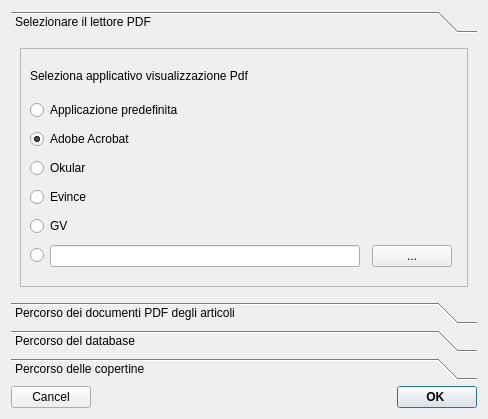
<?xml version="1.0" encoding="UTF-8"?>
<ui version="4.0">
 <class>Configura</class>
 <widget class="QDialog" name="Configura">
  <property name="geometry">
   <rect>
    <x>0</x>
    <y>0</y>
    <width>488</width>
    <height>419</height>
   </rect>
  </property>
  <property name="windowTitle">
   <string>Configurazione</string>
  </property>
  <property name="windowIcon">
   <iconset resource="icons.qrc">
    <normaloff>:/icons/icons/24x24/apps/lescienze500.png</normaloff>:/icons/icons/24x24/apps/lescienze500.png</iconset>
  </property>
  <property name="locale">
   <locale language="C" country="AnyCountry"/>
  </property>
  <layout class="QGridLayout" name="gridLayout">
   <item row="2" column="0" colspan="3">
    <widget class="QToolBox" name="toolBox">
     <property name="frameShape">
      <enum>QFrame::NoFrame</enum>
     </property>
     <property name="frameShadow">
      <enum>QFrame::Sunken</enum>
     </property>
     <property name="lineWidth">
      <number>2</number>
     </property>
     <property name="midLineWidth">
      <number>1</number>
     </property>
     <property name="currentIndex">
      <number>0</number>
     </property>
     <widget class="QWidget" name="lettore_pdf">
      <property name="geometry">
       <rect>
        <x>0</x>
        <y>0</y>
        <width>470</width>
        <height>261</height>
       </rect>
      </property>
      <attribute name="icon">
       <iconset resource="crystal.qrc">
        <normaloff>:/icons/crystal/1rightarrow-256.png</normaloff>:/icons/crystal/1rightarrow-256.png</iconset>
      </attribute>
      <attribute name="label">
       <string>Selezionare il lettore PDF</string>
      </attribute>
      <layout class="QVBoxLayout" name="verticalLayout">
       <item>
        <widget class="QFrame" name="frame">
         <property name="enabled">
          <bool>true</bool>
         </property>
         <property name="frameShape">
          <enum>QFrame::StyledPanel</enum>
         </property>
         <property name="frameShadow">
          <enum>QFrame::Raised</enum>
         </property>
         <layout class="QGridLayout" name="gridLayout_5">
          <item row="0" column="0" colspan="4">
           <widget class="QLabel" name="label">
            <property name="maximumSize">
             <size>
              <width>16777215</width>
              <height>30</height>
             </size>
            </property>
            <property name="text">
             <string>Seleziona applicativo visualizzazione Pdf</string>
            </property>
           </widget>
          </item>
          <item row="2" column="0" colspan="2">
           <widget class="QRadioButton" name="SelectAdobeAcrobat">
            <property name="text">
             <string>Adobe Acrobat</string>
            </property>
            <property name="checked">
             <bool>true</bool>
            </property>
           </widget>
          </item>
          <item row="3" column="0" colspan="2">
           <widget class="QRadioButton" name="SelectOkular">
            <property name="text">
             <string>Okular</string>
            </property>
           </widget>
          </item>
          <item row="4" column="0" colspan="2">
           <widget class="QRadioButton" name="SelectEvice">
            <property name="text">
             <string>Evince</string>
            </property>
           </widget>
          </item>
          <item row="5" column="0" colspan="2">
           <widget class="QRadioButton" name="SelectGV">
            <property name="text">
             <string>GV</string>
            </property>
           </widget>
          </item>
          <item row="1" column="0">
           <widget class="QRadioButton" name="SelectDesktop">
            <property name="text">
             <string>Applicazione predefinita</string>
            </property>
           </widget>
          </item>
          <item row="6" column="0">
           <layout class="QHBoxLayout" name="horizontalLayout">
            <item>
             <widget class="QRadioButton" name="SelectAnyPDFappl">
              <property name="text">
               <string/>
              </property>
             </widget>
            </item>
            <item>
             <widget class="QLineEdit" name="PdfApplPath">
              <property name="inputMask">
               <string/>
              </property>
              <property name="text">
               <string/>
              </property>
             </widget>
            </item>
           </layout>
          </item>
          <item row="6" column="2">
           <widget class="QPushButton" name="SearchPdfAppl">
            <property name="text">
             <string>...</string>
            </property>
           </widget>
          </item>
         </layout>
        </widget>
       </item>
      </layout>
     </widget>
     <widget class="QWidget" name="articoli_pdf">
      <property name="geometry">
       <rect>
        <x>0</x>
        <y>0</y>
        <width>223</width>
        <height>164</height>
       </rect>
      </property>
      <attribute name="icon">
       <iconset resource="crystal.qrc">
        <normaloff>:/icons/crystal/1rightarrow-256.png</normaloff>:/icons/crystal/1rightarrow-256.png</iconset>
      </attribute>
      <attribute name="label">
       <string>Percorso dei documenti PDF degli articoli</string>
      </attribute>
      <layout class="QVBoxLayout" name="verticalLayout_2">
       <item>
        <widget class="QLabel" name="label_2">
         <property name="maximumSize">
          <size>
           <width>16777215</width>
           <height>40</height>
          </size>
         </property>
         <property name="text">
          <string>Selezione la sorgente degli articoli</string>
         </property>
        </widget>
       </item>
       <item>
        <widget class="QRadioButton" name="radioSelectHD">
         <property name="text">
          <string> Disco rigido</string>
         </property>
         <property name="checked">
          <bool>true</bool>
         </property>
        </widget>
       </item>
       <item>
        <widget class="QFrame" name="frameSelectDirectory">
         <property name="enabled">
          <bool>true</bool>
         </property>
         <property name="maximumSize">
          <size>
           <width>16777215</width>
           <height>120</height>
          </size>
         </property>
         <property name="frameShape">
          <enum>QFrame::StyledPanel</enum>
         </property>
         <property name="frameShadow">
          <enum>QFrame::Raised</enum>
         </property>
         <layout class="QGridLayout" name="gridLayout_2">
          <item row="0" column="0">
           <widget class="QLabel" name="label_3">
            <property name="text">
             <string>Directory degli articoli</string>
            </property>
           </widget>
          </item>
          <item row="1" column="0">
           <widget class="QLineEdit" name="Path1"/>
          </item>
          <item row="1" column="1">
           <widget class="QPushButton" name="SearchPDFPath1">
            <property name="text">
             <string>...</string>
            </property>
           </widget>
          </item>
          <item row="2" column="0">
           <widget class="QLineEdit" name="Path2"/>
          </item>
          <item row="2" column="1">
           <widget class="QPushButton" name="SearchPDFPath2">
            <property name="text">
             <string>...</string>
            </property>
           </widget>
          </item>
         </layout>
        </widget>
       </item>
       <item>
        <widget class="QRadioButton" name="radioSelectDVD">
         <property name="enabled">
          <bool>true</bool>
         </property>
         <property name="text">
          <string>DVD</string>
         </property>
         <property name="checkable">
          <bool>true</bool>
         </property>
         <property name="checked">
          <bool>false</bool>
         </property>
         <property name="autoRepeat">
          <bool>false</bool>
         </property>
        </widget>
       </item>
      </layout>
     </widget>
     <widget class="QWidget" name="percorso_db">
      <property name="geometry">
       <rect>
        <x>0</x>
        <y>0</y>
        <width>93</width>
        <height>160</height>
       </rect>
      </property>
      <attribute name="icon">
       <iconset resource="crystal.qrc">
        <normaloff>:/icons/crystal/1rightarrow-256.png</normaloff>:/icons/crystal/1rightarrow-256.png</iconset>
      </attribute>
      <attribute name="label">
       <string>Percorso del database</string>
      </attribute>
      <layout class="QVBoxLayout" name="verticalLayout_3">
       <item>
        <spacer name="verticalSpacer">
         <property name="orientation">
          <enum>Qt::Vertical</enum>
         </property>
         <property name="sizeHint" stdset="0">
          <size>
           <width>20</width>
           <height>40</height>
          </size>
         </property>
        </spacer>
       </item>
       <item>
        <widget class="QFrame" name="frame_3">
         <property name="minimumSize">
          <size>
           <width>0</width>
           <height>70</height>
          </size>
         </property>
         <property name="maximumSize">
          <size>
           <width>16777215</width>
           <height>70</height>
          </size>
         </property>
         <property name="frameShape">
          <enum>QFrame::StyledPanel</enum>
         </property>
         <property name="frameShadow">
          <enum>QFrame::Raised</enum>
         </property>
         <widget class="QLabel" name="label_5">
          <property name="geometry">
           <rect>
            <x>10</x>
            <y>30</y>
            <width>241</width>
            <height>16</height>
           </rect>
          </property>
          <property name="text">
           <string>LeScienze.db</string>
          </property>
         </widget>
         <widget class="QLabel" name="label_4">
          <property name="geometry">
           <rect>
            <x>10</x>
            <y>10</y>
            <width>281</width>
            <height>16</height>
           </rect>
          </property>
          <property name="lineWidth">
           <number>1</number>
          </property>
          <property name="text">
           <string>Selezione la posizione del data base:</string>
          </property>
         </widget>
        </widget>
       </item>
       <item>
        <widget class="QFrame" name="frame_4">
         <property name="minimumSize">
          <size>
           <width>0</width>
           <height>70</height>
          </size>
         </property>
         <property name="maximumSize">
          <size>
           <width>16777215</width>
           <height>70</height>
          </size>
         </property>
         <property name="frameShape">
          <enum>QFrame::StyledPanel</enum>
         </property>
         <property name="frameShadow">
          <enum>QFrame::Raised</enum>
         </property>
         <layout class="QGridLayout" name="gridLayout_3">
          <item row="0" column="0">
           <widget class="QLineEdit" name="DBPath"/>
          </item>
          <item row="0" column="1">
           <widget class="QPushButton" name="SearchDBPath">
            <property name="text">
             <string>...</string>
            </property>
           </widget>
          </item>
         </layout>
        </widget>
       </item>
       <item>
        <spacer name="verticalSpacer_2">
         <property name="orientation">
          <enum>Qt::Vertical</enum>
         </property>
         <property name="sizeHint" stdset="0">
          <size>
           <width>20</width>
           <height>40</height>
          </size>
         </property>
        </spacer>
       </item>
      </layout>
     </widget>
     <widget class="QWidget" name="percorso_copertine">
      <property name="geometry">
       <rect>
        <x>0</x>
        <y>0</y>
        <width>239</width>
        <height>170</height>
       </rect>
      </property>
      <attribute name="icon">
       <iconset resource="crystal.qrc">
        <normaloff>:/icons/crystal/1rightarrow-256.png</normaloff>:/icons/crystal/1rightarrow-256.png</iconset>
      </attribute>
      <attribute name="label">
       <string>Percorso delle copertine</string>
      </attribute>
      <layout class="QVBoxLayout" name="verticalLayout_4">
       <item>
        <spacer name="verticalSpacer_3">
         <property name="orientation">
          <enum>Qt::Vertical</enum>
         </property>
         <property name="sizeHint" stdset="0">
          <size>
           <width>20</width>
           <height>40</height>
          </size>
         </property>
        </spacer>
       </item>
       <item>
        <widget class="QLabel" name="label_6">
         <property name="minimumSize">
          <size>
           <width>0</width>
           <height>70</height>
          </size>
         </property>
         <property name="text">
          <string>Seleziona il percorso delle copertine:</string>
         </property>
        </widget>
       </item>
       <item>
        <widget class="QFrame" name="frame_5">
         <property name="minimumSize">
          <size>
           <width>0</width>
           <height>80</height>
          </size>
         </property>
         <property name="frameShape">
          <enum>QFrame::StyledPanel</enum>
         </property>
         <property name="frameShadow">
          <enum>QFrame::Raised</enum>
         </property>
         <layout class="QGridLayout" name="gridLayout_4">
          <item row="0" column="0">
           <widget class="QLineEdit" name="CopertinePath"/>
          </item>
          <item row="0" column="1">
           <widget class="QPushButton" name="SearchCopertinePath">
            <property name="text">
             <string>...</string>
            </property>
           </widget>
          </item>
         </layout>
        </widget>
       </item>
       <item>
        <spacer name="verticalSpacer_4">
         <property name="orientation">
          <enum>Qt::Vertical</enum>
         </property>
         <property name="sizeHint" stdset="0">
          <size>
           <width>20</width>
           <height>40</height>
          </size>
         </property>
        </spacer>
       </item>
      </layout>
     </widget>
    </widget>
   </item>
   <item row="3" column="0">
    <widget class="QPushButton" name="Cancel">
     <property name="text">
      <string>Cancel</string>
     </property>
    </widget>
   </item>
   <item row="3" column="2">
    <widget class="QPushButton" name="Ok">
     <property name="font">
      <font>
       <weight>75</weight>
       <bold>true</bold>
      </font>
     </property>
     <property name="text">
      <string>       OK        </string>
     </property>
     <property name="checkable">
      <bool>false</bool>
     </property>
     <property name="default">
      <bool>true</bool>
     </property>
    </widget>
   </item>
   <item row="3" column="1">
    <spacer name="horizontalSpacer">
     <property name="orientation">
      <enum>Qt::Horizontal</enum>
     </property>
     <property name="sizeHint" stdset="0">
      <size>
       <width>40</width>
       <height>20</height>
      </size>
     </property>
    </spacer>
   </item>
  </layout>
 </widget>
 <resources>
  <include location="crystal.qrc"/>
  <include location="icons.qrc"/>
 </resources>
 <connections/>
</ui>
